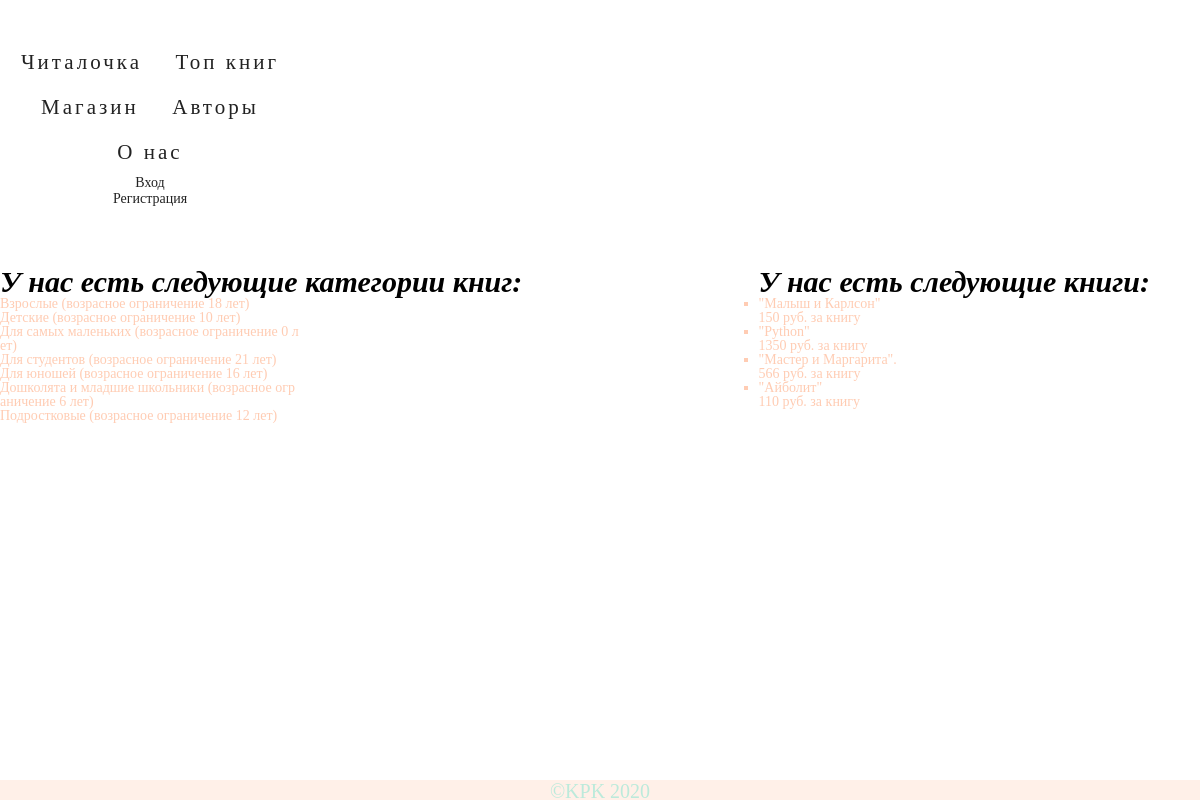
/categories/, run on an earlier commit of the app's database.
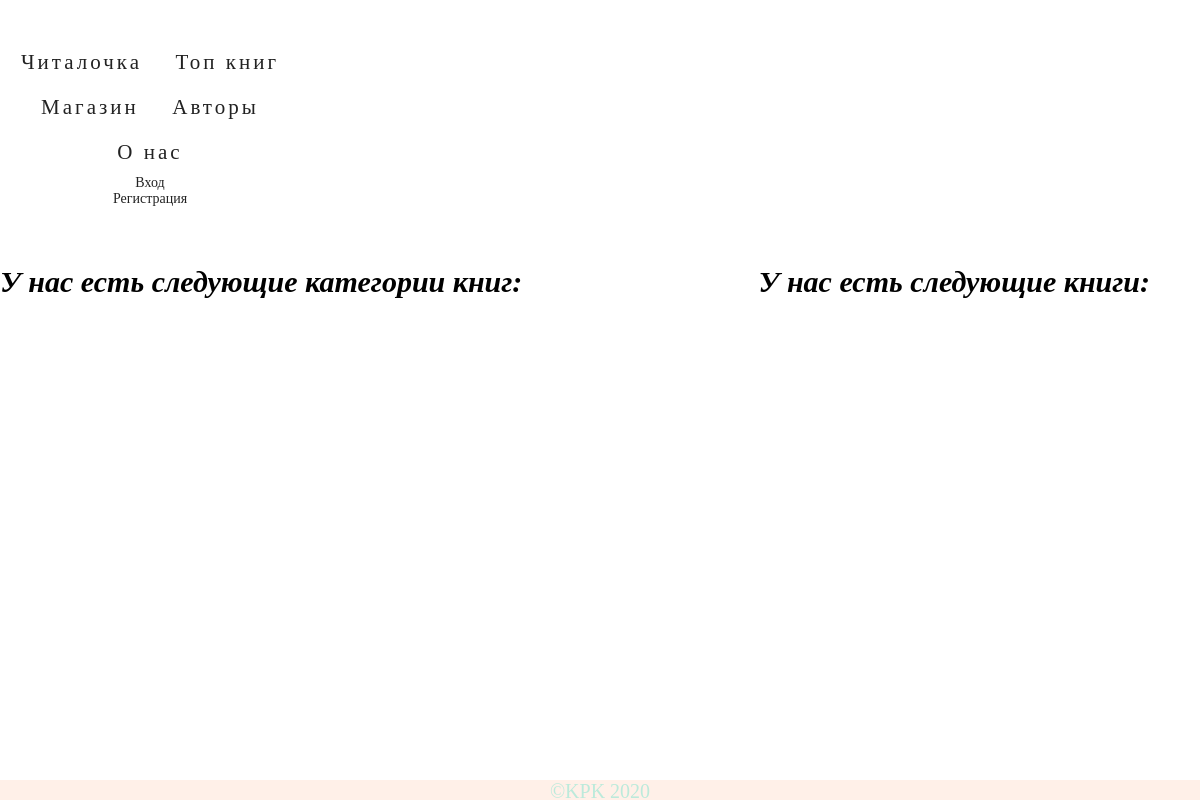
And on a later commit of the database.
### mainapp/models.py (models this page shows, shortened)
class BookCategory(models.Model):
    name = models.CharField(verbose_name='Название', max_length=64)
    min_age = models.PositiveSmallIntegerField(verbose_name='Минимальный возраст', default=12)
    description = models.TextField(verbose_name='Описание', blank=True)
    class Meta:
        ordering = ['name']
        verbose_name = 'категория книг'
        verbose_name_plural = 'Категории книг'

class Book(models.Model):
    category = models.ForeignKey(BookCategory, verbose_name='Категория',
                                 on_delete=models.CASCADE)  # связь "Один ко многим"
    title = models.CharField(verbose_name='Название', max_length=64)
    price = models.PositiveSmallIntegerField(verbose_name='Цена', default=0)
    description = models.TextField(verbose_name='Описание', blank=True)
    class Meta:
        ordering = ['category', 'title']
        verbose_name = 'книга'
        verbose_name_plural = 'Книги'

### mainapp/views.py (the view)
# urls.py: path('categories/', mainapp.categories, name='categories'),
def categories(request):
    book_categories = BookCategory.objects.all()
    books = Book.objects.all()
    context = {
        'book_categories': book_categories,
        'books': books,
    }
    return render(request, 'mainapp/categories.html', context)

### mainapp/templates/mainapp/categories.html (shortened to what this page needs)
{% extends 'mainapp/base.html'%}
{% block content %}
<div class="book-categories">
	<h1>У нас есть следующие категории книг:</h1>
	<ul>
		{% for book_category in book_categories %}
			<li>
				<span id="category-{{bookCategories.pk}}">
					{{book_category.name}} </span>
					(возрасное ограничение {{book_category.min_age}} лет)
			</li>
    	{% endfor %}
	</ul>
</div>
<div class="books">
	<h1>У нас есть следующие книги:</h1>
		<ul>
			{% for book in books%}
				 <li id="book-{{book.pk}}">
					 {{book.title}}</li>
					{{book.price}} руб. за книгу
			{%endfor%}
		</ul>
</div>
{% endblock %}

### mainapp/templates/mainapp/base.html (shortened to what this page needs)
<!DOCTYPE html>
<html lang="ru">
<head>
    {%block css%}
    <link rel="stylesheet" href="/static/css/styles.css">
    <link rel="stylesheet" href="/static/fontawesome-free-5.11.2-web/css/all.min.css">
    {%endblock%}
</head>
<body>
{%block header%}
<nav>
  <ul class="topmenu">
    <li><a href="{%url 'index'%}">Читалочка</a></li>
      <li><a href="{%url 'Top_interesting_books'%}">Топ книг</a></li>
    <li><a href="{%url 'Bookstore'%}" class="down">Магазин</a>
    </li>
    <li><a href="{%url 'The_authors'%}" class="down">Авторы</a>
    </li>
    <li><a href="{%url 'we'%}">О нас</a></li>
            {% if user.is_authenticated %}
           <a href="{% url 'auth:logout' %}">Выход</a>
            {% else %}
            <a href="{% url 'auth:login' %}">Вход</a>
            <a href="{% url 'auth:register' %}">Регистрация</a>
    {% endif %}
  </ul>
</nav>
{%endblock%}
<div class="content">
{%block content%}
{%endblock%}
</div>
{%block footer%}
<footer>
    <p>&#169;KPK 2020</p>
</footer>
{%endblock%}
</body>
</html>

### static/css/styles.css (style rules this page uses)
* { box-sizing: border-box; margin: 0; padding: 0; }
body { background-repeat: no-repeat; background-size: cover; background-attachment: fixed; margin: 0px; height: 100vh; font-size: 14px; background-image: url('/static/jmg/2.jpg'); }
footer { width: 100%; height: 20px; position: fixed; bottom: 0px; text-align: center; background-color: #ffccb3; color: #2b8; font-size: 20px; opacity: .3; }
.content { width: 95%; color: #black; alignment: on the center; font-family: Kaushan Script, cursive; margin-top: -310px; margin-left: 330px; position: absolute; line-height: 1; overflow-wrap: normal; word-wrap: normal; word-break: break-all; line-break: auto; hyphens: manual; width: 75%; }
ul { list-style-type: square; padding: 0; width: 300px; color: #ffccb3; }
h1 { text-align : center; font-style: italic; font-family: Algerian; font-size: 30px; margin-top: 30px; }
body { margin: 0; background-position: center center; background-repeat: no-repeat; background-size: cover; height: 100vh; position: relative; }
body:before { position: absolute; left: 0; bottom: 0; height: 100%; width: 100%; }
nav { text-align: center; padding: 40px 0 0; }
nav ul { list-style: none; margin: 0; padding: 0; }
nav a { text-decoration: none; display: block; color: #222; }
.topmenu > li { display: inline-block; position: relative; }
.topmenu > li > a { position: relative; padding: 10px 15px; font-family: 'Kaushan Script', cursive; font-size: 1.5em; letter-spacing: 3px; }
.topmenu > li > a:before { content: ""; position: absolute; z-index: 5; left: 50%; top: 100%; width: 10px; height: 10px; background: white; border-radius: 50%; transform: translate(-50%, 20px); opacity: 0; transition: .3s; }
.content { width: 1150px; display: flex; justify-content: space-between; margin: 30px auto 0; }

What changed in the data, as far as the page shows it:
removed BookCategory: name "Взрослые", min_age "18"
removed BookCategory: name "Детские", min_age "10"
removed BookCategory: name "Для самых маленьких", min_age "0"
removed BookCategory: name "Для студентов", min_age "21"
removed BookCategory: name "Для юношей", min_age "16"
removed BookCategory: name "Дошколята и младшие школьники", min_age "6"
removed BookCategory: name "Подростковые", min_age "12"
removed Book: title "\"Малыш и Карлсон\"", price "150"
removed Book: title "\"Python\"", price "1350"
removed Book: title "\"Мастер и Маргарита\".", price "566"
removed Book: title "\"Айболит\"", price "110"
